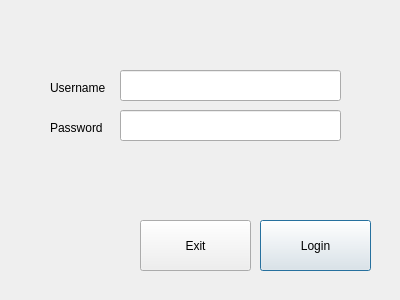
<?xml version="1.0" encoding="UTF-8"?>
<ui version="4.0">
 <class>LoginDialog</class>
 <widget class="QDialog" name="LoginDialog">
  <property name="geometry">
   <rect>
    <x>0</x>
    <y>0</y>
    <width>400</width>
    <height>300</height>
   </rect>
  </property>
  <property name="windowTitle">
   <string>Dialog</string>
  </property>
  <widget class="QLineEdit" name="usernameLineEdit">
   <property name="geometry">
    <rect>
     <x>120</x>
     <y>70</y>
     <width>221</width>
     <height>31</height>
    </rect>
   </property>
  </widget>
  <widget class="QLineEdit" name="passwordlineEdit">
   <property name="geometry">
    <rect>
     <x>120</x>
     <y>110</y>
     <width>221</width>
     <height>31</height>
    </rect>
   </property>
  </widget>
  <widget class="QLabel" name="label">
   <property name="geometry">
    <rect>
     <x>50</x>
     <y>80</y>
     <width>71</width>
     <height>16</height>
    </rect>
   </property>
   <property name="text">
    <string>Username</string>
   </property>
  </widget>
  <widget class="QLabel" name="label_2">
   <property name="geometry">
    <rect>
     <x>50</x>
     <y>120</y>
     <width>71</width>
     <height>16</height>
    </rect>
   </property>
   <property name="text">
    <string>Password</string>
   </property>
  </widget>
  <widget class="QPushButton" name="loginButton">
   <property name="geometry">
    <rect>
     <x>260</x>
     <y>220</y>
     <width>111</width>
     <height>51</height>
    </rect>
   </property>
   <property name="text">
    <string>Login</string>
   </property>
  </widget>
  <widget class="QPushButton" name="exitButton">
   <property name="geometry">
    <rect>
     <x>140</x>
     <y>220</y>
     <width>111</width>
     <height>51</height>
    </rect>
   </property>
   <property name="text">
    <string>Exit</string>
   </property>
  </widget>
 </widget>
 <resources/>
 <connections/>
</ui>
